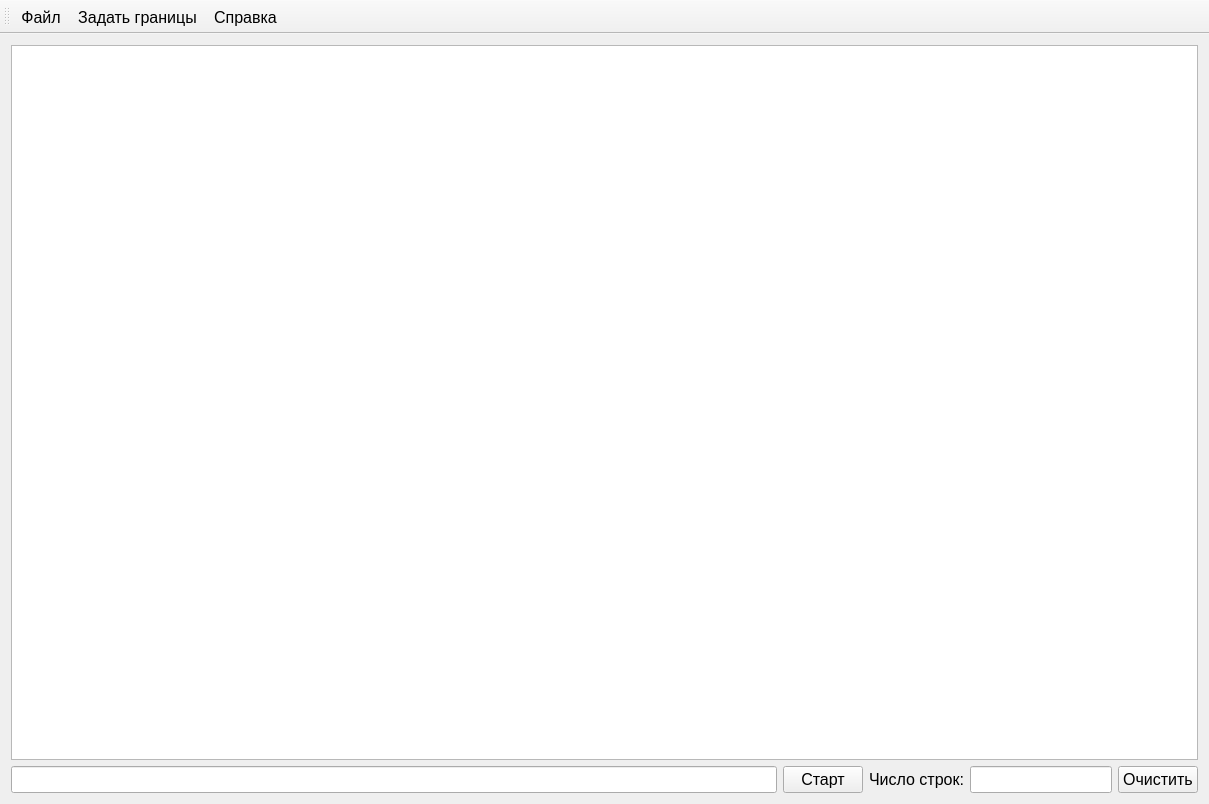
<?xml version="1.0" encoding="UTF-8"?>
<ui version="4.0">
 <class>MainWindow</class>
 <widget class="QMainWindow" name="MainWindow">
  <property name="geometry">
   <rect>
    <x>0</x>
    <y>0</y>
    <width>1209</width>
    <height>804</height>
   </rect>
  </property>
  <property name="windowTitle">
   <string>MainWindow</string>
  </property>
  <widget class="QWidget" name="centralWidget">
   <layout class="QVBoxLayout" name="verticalLayout">
    <item>
     <widget class="QTextBrowser" name="textBrowser">
      <property name="font">
       <font>
        <pointsize>12</pointsize>
       </font>
      </property>
     </widget>
    </item>
    <item>
     <layout class="QHBoxLayout" name="horizontalLayout">
      <item>
       <widget class="QLineEdit" name="edtPattern">
        <property name="font">
         <font>
          <pointsize>12</pointsize>
         </font>
        </property>
       </widget>
      </item>
      <item>
       <widget class="QPushButton" name="btnStart">
        <property name="font">
         <font>
          <pointsize>12</pointsize>
         </font>
        </property>
        <property name="text">
         <string>Старт</string>
        </property>
       </widget>
      </item>
      <item>
       <widget class="QLabel" name="countLinecurrent">
        <property name="font">
         <font>
          <pointsize>12</pointsize>
         </font>
        </property>
        <property name="text">
         <string>Число строк:</string>
        </property>
       </widget>
      </item>
      <item>
       <widget class="QLineEdit" name="lineEdit">
        <property name="sizePolicy">
         <sizepolicy hsizetype="Fixed" vsizetype="Fixed">
          <horstretch>0</horstretch>
          <verstretch>0</verstretch>
         </sizepolicy>
        </property>
        <property name="minimumSize">
         <size>
          <width>61</width>
          <height>0</height>
         </size>
        </property>
        <property name="font">
         <font>
          <pointsize>12</pointsize>
         </font>
        </property>
       </widget>
      </item>
      <item>
       <widget class="QPushButton" name="btnClear">
        <property name="font">
         <font>
          <pointsize>12</pointsize>
         </font>
        </property>
        <property name="text">
         <string>Очистить</string>
        </property>
       </widget>
      </item>
     </layout>
    </item>
   </layout>
  </widget>
  <widget class="QToolBar" name="toolBar">
   <property name="windowTitle">
    <string>toolBar</string>
   </property>
   <attribute name="toolBarArea">
    <enum>TopToolBarArea</enum>
   </attribute>
   <attribute name="toolBarBreak">
    <bool>false</bool>
   </attribute>
   <addaction name="action_1"/>
   <addaction name="action_2"/>
   <addaction name="action_3"/>
  </widget>
  <action name="action_1">
   <property name="text">
    <string>Файл</string>
   </property>
   <property name="toolTip">
    <string>Выбор файла</string>
   </property>
   <property name="font">
    <font>
     <pointsize>12</pointsize>
    </font>
   </property>
  </action>
  <action name="action_2">
   <property name="text">
    <string>Задать границы</string>
   </property>
   <property name="toolTip">
    <string>Выбрать диапазон</string>
   </property>
   <property name="font">
    <font>
     <pointsize>12</pointsize>
    </font>
   </property>
  </action>
  <action name="action_3">
   <property name="text">
    <string>Справка</string>
   </property>
   <property name="toolTip">
    <string>О программе</string>
   </property>
   <property name="font">
    <font>
     <pointsize>12</pointsize>
    </font>
   </property>
  </action>
 </widget>
 <layoutdefault spacing="6" margin="11"/>
 <resources/>
 <connections/>
</ui>
